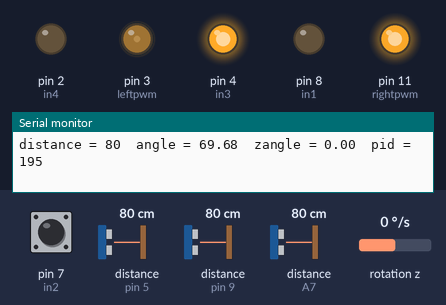
The sketch below on a simulated Arduino Nano, built with avr-gcc and run on an emulated ATmega328P. On the bench: output pins drawn as LEDs (lit = HIGH), the last lines printed to the serial monitor. Wiring (inferred from the names in the program): 2 × ultrasonic range finder: trigger pin 6, echo pin 5 / trigger pin 10, echo pin 9; MPU-6050 motion sensor at I2C address 0x68. The test bench sets the inputs (shaded band); at power-on: distance to the obstacle (sensors on A7, pin 5, pin 9) 80 cm, rotation z 0 °/s, pin 7 (in2) HIGH. The echo pulse lasts 58.3 µs per cm; pins used as bus, display or sensor lines are not drawn.

Above: at 2.3 s.
2.4 s: distance to the obstacle (sensor on A7) set to 105 cm
5.4 s: distance to the obstacle (sensor on A7) set to 113 cm
At 7.4 s:
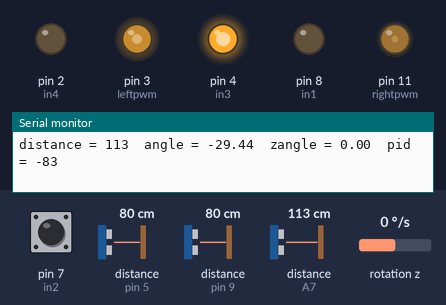
8.4 s: distance to the obstacle (sensor on pin 5) set to 18 cm
At 9.7 s:
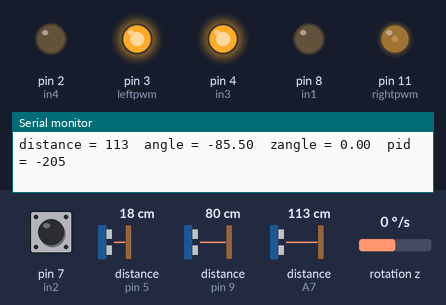
11.4 s: distance to the obstacle (sensor on pin 9) set to 4 cm
14.4 s: rotation z set to 74 °/s
At 17.2 s:
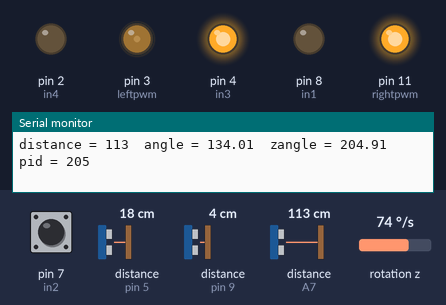
17.4 s: distance to the obstacle (sensor on pin 9) set to 11 cm
At 18.47 s:
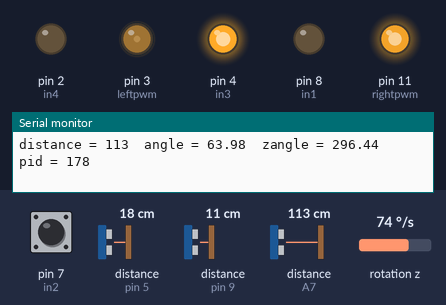
Timing chart, 0 to 20.4 s (numbered marks = the images above; inputs shaded):
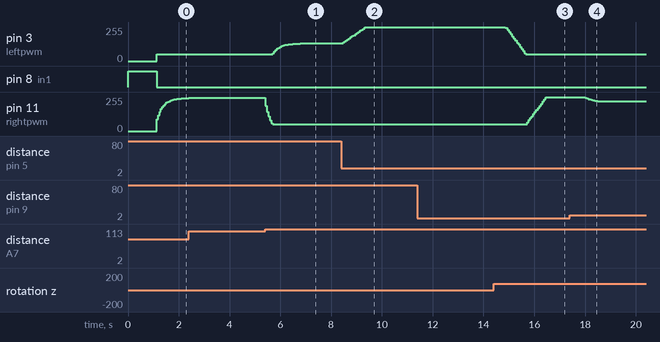

The sketch:

wall_follower.ino
```cpp
//Drive Straight w/Gyro (MPU-6050)
#include<Wire.h>
#include <SoftwareSerial.h>
#include "TFMini.h"
#include <SharpIR.h>
#define ir A7
#define model 20150
SharpIR SharpIR(ir, model);

const int MPU_addr=0x68;  // I2C address of the MPU-6050
int16_t GyZ;
float elapsedTime, currentTime, previousTime,angle = 0.0, target_angle,offset = 0,zangle = 0.0;

//target speed to go straight.
int target_speed = 70;

long duration1; // Ping duration for sensor 2
long duration2; // Ping duration for sensor 2
int distance1; // Calculated distance 1
int distance2; // Calculated distance 2

int leftpwm = 3;
int rightpwm = 11;
int in1 = 8;
int in2 = 7;
int in3 = 4;
int in4 = 2;
int avg_distance = 0;
int target = 20;
int frontDistance;

void setup(){
// setup trigger pin
  pinMode(10, OUTPUT); // Sets the trigPin as an OUTPUT
  pinMode(9, INPUT); // Sets the echoPin as an INPUT
  pinMode(6, OUTPUT); // Sets the trigPin as an OUTPUT
  pinMode(5, INPUT); // Sets the echoPin as an INPUT


  //pinMode(leftpwm, OUTPUT); // Sets the trigPin as an OUTPUT
  //pinMode(rightpwm, OUTPUT); // Sets the trigPin as an OUTPUT

  pinMode(in1, OUTPUT);
  pinMode(in2, OUTPUT);
  pinMode(in3, OUTPUT);
  pinMode(in4, OUTPUT);

  digitalWrite(in1,HIGH);
  digitalWrite(in2,LOW);
  digitalWrite(in3,HIGH);
  digitalWrite(in4,LOW);


  //I2C com with gyro
  Wire.begin();
  Wire.beginTransmission(MPU_addr);
  Wire.write(0x6B);  // PWR_MGMT_1 register
  Wire.write(0);     // set to zero (wakes up the MPU-6050)
  Wire.endTransmission(true);
  Serial.begin(9600);

  //button
  pinMode(7,INPUT_PULLUP);


  //calibrate offset
  offset = calibrate();
}

//calibrate by taking 1000 measurements and averaging them. Then, we will subtract that value from our measurements later.
float calibrate(){

  delay(500);
  float GyZ_avg=0;
  for(int x=0;x<1000;x++){
  Wire.beginTransmission(MPU_addr);
  Wire.write(0x47);  // starting with register 0x3B (ACCEL_XOUT_H)
  Wire.endTransmission(false);
  Wire.requestFrom(MPU_addr,2,true);  // request a total of 14 registers
  GyZ=(Wire.read()<<8|Wire.read())/131.0;  // 0x47 (GYRO_ZOUT_H) & 0x48 (GYRO_ZOUT_L)
  GyZ_avg=GyZ+GyZ_avg;
  }
  GyZ_avg = GyZ_avg/1000.0;
  return GyZ_avg;
}

void loop(){


  digitalWrite(10, LOW);
  //digitalWrite(4, LOW);
  delayMicroseconds(2);
  // Sets the trigPin HIGH (ACTIVE) for 10 microseconds
  digitalWrite(10, HIGH);
  //digitalWrite(4, HIGH);
  delayMicroseconds(4);
  digitalWrite(10, LOW);
  //digitalWrite(4, LOW);
  // Reads the echoPin, returns the sound wave travel time in microseconds
  duration1 = pulseIn(9, HIGH);
  delayMicroseconds(10);

  digitalWrite(6, LOW);
  delayMicroseconds(2);
  // Sets the trigPin HIGH (ACTIVE) for 10 microseconds

  digitalWrite(6, HIGH);
  delayMicroseconds(10);

  digitalWrite(6, LOW);
  // Reads the echoPin, returns the sound wave travel time in microseconds

  duration2 = pulseIn(5, HIGH);
  // Calculating the distance
  distance1 = int((duration1/2) / 29.1); // Speed of sound wave divided by 2 (go and back)
  distance2 = int((duration2/2) / 29.1); // Speed of sound wave divided by 2 (go and back)
  //I think this is correct? inverse tan(y/x) x is body_size, to avoid divide by 0 and because angle increases as body size decreases.


  float anglef = asin((float(duration2-duration1)/(29.1*2*11)))*(180/3.14159265);

  int bx = round( angle); // radians to degrees and rounding


  //wait for calibrate button
  if(digitalRead(7)==0){
    offset = calibrate();
  }

  previousTime = currentTime;        // Previous time is stored before the actual time read
  currentTime = millis();            // Current time actual time read
  elapsedTime = (currentTime - previousTime) / 1000; // Divide by 1000 to get seconds

  //Start I2C transmission with gyro
  Wire.beginTransmission(MPU_addr);
  Wire.write(0x47);  // starting with register 0x47 (GYRO_ZOUT)
  Wire.endTransmission(false);
  Wire.requestFrom(MPU_addr,2,true);  // request a total of 2 registers
  GyZ=(Wire.read()<<8|Wire.read())/131.0;  // 0x47 (GYRO_ZOUT_H) & 0x48 (GYRO_ZOUT_L) (16 bit number stored in 2 8 bit registers)
  //subtract offset
  GyZ=GyZ-offset;

  //Tracking our current angle relative to the board.
  zangle = zangle + GyZ*elapsedTime;
  //convert from rad/s to rad
  if(!isnan(anglef)&&!isnan(angle)){

  angle = (angle + GyZ*elapsedTime)*0.8+anglef*0.2;
  }

  else{
  angle =(angle + GyZ*elapsedTime*1); //anglef;//(angle + GyZ*elapsedTime)*0.80+anglef*.2;
  }

  if(millis()>70000){
    target = 35;
  }
  if(millis()>130000){
    target = 60;
  }
  frontDistance = 130 - target;

  if(SharpIR.getDistance()<frontDistance){
    angle = angle+20;
  }
  angle = angle+0.1*(target-((distance2+distance1)/2));
  int pid = map(angle,-90,90,-255,255);
  if((abs(pid)+50)>255){
    if(pid<0){
     pid = -205;
    }
    else{
     pid = 205;
    }

  }
  if(millis()<300000){
  if(pid<0){
    digitalWrite(in1,LOW);
    digitalWrite(in2,HIGH);
    digitalWrite(in4,LOW);
    digitalWrite(in3,HIGH);

    analogWrite(leftpwm,-pid+50);
    analogWrite(rightpwm,50);
  }
  else{
    digitalWrite(in1,LOW);
    digitalWrite(in2,HIGH);
    digitalWrite(in4,LOW);
    digitalWrite(in3,HIGH);
    analogWrite(rightpwm,pid+50);

    analogWrite(leftpwm,50);
  }
  }
  else{
        digitalWrite(in1,LOW);
    digitalWrite(in2,LOW);
    digitalWrite(in4,LOW);
    digitalWrite(in3,LOW);
  }

  Serial.print("distance = ");Serial.print(SharpIR.getDistance());Serial.print("  angle = ");Serial.print(angle);Serial.print("  zangle = ");Serial.print(zangle);Serial.print("  pid = "); Serial.println(pid);


}
```

Measured:
- the behaviour switches between 109 and 110 cm on distance to the obstacle (sensor on A7) (found by bisection; images 0 and 1)
- after the input at 5.4 s, pin 3 (leftpwm): moves from 50/255 to 133/255 over 1.1 s, starting after 0.30 s; pin 11 (rightpwm): 248/255 → 50/255 at once
- after the input at 8.4 s, pin 3 (leftpwm): moves from 133/255 to 255/255 over 0.92 s, starting after 0.07 s
- after the input at 14.4 s, pin 11 (rightpwm): moves from 50/255 to 255/255 over 0.85 s, starting after 1.3 s
- after the input at 17.4 s, pin 11 (rightpwm): moves from 255/255 to 222/255 over 0.74 s, starting after 0.60 s
